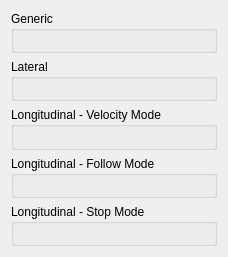
           <widget class="QWidget" name="plannerTrajectories">
            <property name="geometry">
             <rect>
              <x>0</x>
              <y>0</y>
              <width>228</width>
              <height>257</height>
             </rect>
            </property>
            <attribute name="label">
             <string>Trajectory Parameters</string>
            </attribute>
            <layout class="QVBoxLayout" name="verticalLayout_8">
             <item>
              <widget class="QGroupBox" name="trajGeneric">
               <property name="title">
                <string>Generic</string>
               </property>
              </widget>
             </item>
             <item>
              <widget class="QGroupBox" name="trajLateral">
               <property name="title">
                <string>Lateral</string>
               </property>
              </widget>
             </item>
             <item>
              <widget class="QGroupBox" name="trajVelocity">
               <property name="title">
                <string>Longitudinal - Velocity Mode</string>
               </property>
              </widget>
             </item>
             <item>
              <widget class="QGroupBox" name="trajFollow">
               <property name="title">
                <string>Longitudinal - Follow Mode</string>
               </property>
              </widget>
             </item>
             <item>
              <widget class="QGroupBox" name="trajStop">
               <property name="title">
                <string>Longitudinal - Stop Mode</string>
               </property>
              </widget>
             </item>
            </layout>
           </widget>
